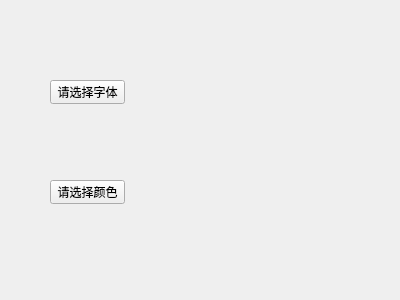
<?xml version="1.0" encoding="UTF-8"?>
<ui version="4.0">
 <class>Form</class>
 <widget class="QWidget" name="Form">
  <property name="geometry">
   <rect>
    <x>0</x>
    <y>0</y>
    <width>400</width>
    <height>300</height>
   </rect>
  </property>
  <property name="windowTitle">
   <string>Form</string>
  </property>
  <widget class="QPushButton" name="pushButton">
   <property name="geometry">
    <rect>
     <x>50</x>
     <y>80</y>
     <width>75</width>
     <height>24</height>
    </rect>
   </property>
   <property name="text">
    <string>请选择字体</string>
   </property>
  </widget>
  <widget class="QPushButton" name="pushButton_2">
   <property name="geometry">
    <rect>
     <x>50</x>
     <y>180</y>
     <width>75</width>
     <height>24</height>
    </rect>
   </property>
   <property name="text">
    <string>请选择颜色</string>
   </property>
  </widget>
 </widget>
 <resources/>
 <connections/>
</ui>
